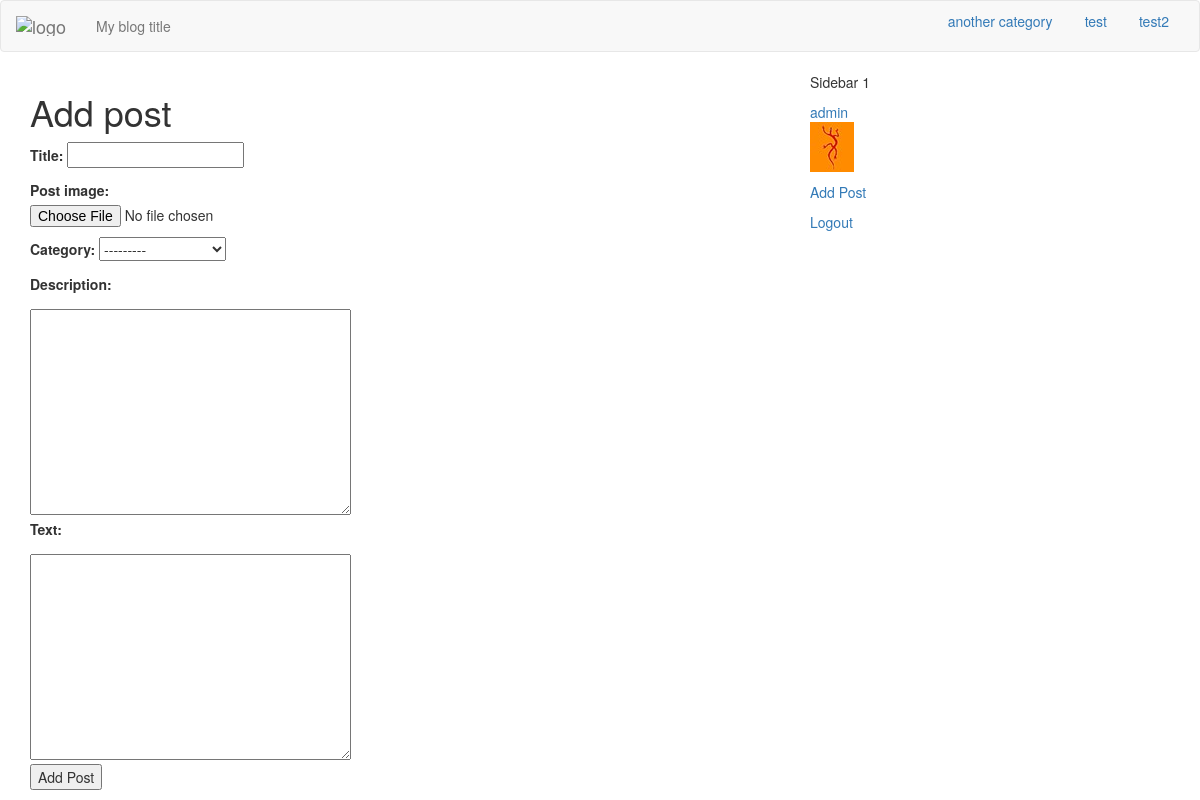
Before: /add-post/ (signed in) with the older database file.
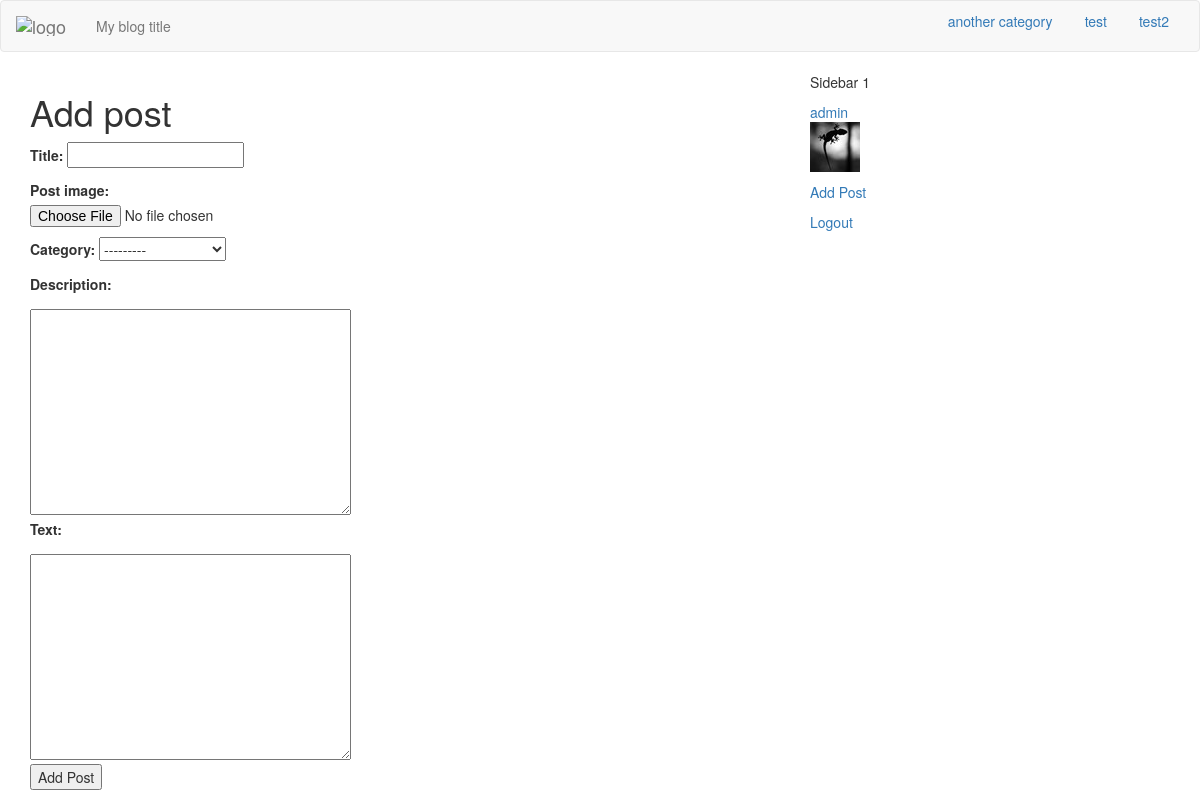
After: the same page with the newer database file.
### blog/models.py (models this page shows, shortened)
class myUser(AbstractBaseUser):
    index_together = [
    ["id", "username"],
    ]
    username = models.CharField("Username", max_length=30,
                                blank=False,
                                unique=True)
    avatar = ProcessedImageField(upload_to='avatars',
                                 processors=[ResizeToFit(50, 50)],
                                 format='JPEG',
                                 options={'quality': 90}, blank=True)
    email = models.EmailField(unique=True, blank=False)
    is_active = models.BooleanField("Is active", default=True)
    is_it_staff = models.BooleanField("Is stuff", default=False)
    is_it_superuser = models.BooleanField("Is admin", default=False)
    last_login = models.DateTimeField(auto_now=True)
    date_joined = models.DateTimeField(auto_now_add=True)
    REQUIRED_FIELDS = ['email',]
    USERNAME_FIELD = 'username'
    objects = MyUserManager()
    def get_avatar(self):
        return mark_safe('<img src="%s" class ="img-responsive"/>'\
                         % (self.avatar.url))
    get_avatar.short_description = 'Current avatar'

### blog/views.py (the view)
# urls.py: url(r'^add-post/$', views.add_post, name='add_post'),
@login_required
def add_post(request):
    if request.method == 'POST':
        form = AddPostForm(request.POST, request.FILES)
        if form.is_valid():
            form.save()
    form = AddPostForm()
    return render(request, 'add_post.html', { 'form': form,
                                             'cat_list': cat_list})

### blog/forms.py
class AddPostForm(forms.ModelForm):
    class Meta:
        model = Post
        fields = ('title', 'post_image', 'category', 'description','text')

### blog/authentication.py (called while the page is built)
    def get_user(self, user_id):
        try:
            return User.objects.get(pk=user_id)
        except User.DoesNotExist:
            return None

### blog/models.py (called while the page is built)
    def __str__(self):
        return self.name

### templates/add_post.html (shortened to what this page needs)
{% extends "index.html" %}
{% block content %}
<h1>Add post</h1>
<form action="{% url 'add_post' %}" method="post" enctype="multipart/form-data">
<div class="form-row">
  <p>
    {{ form.title.label_tag }} {{ form.title }}
  </p>
</div>
<div class="form-row">
  <p>
    {{ form.post_image.label_tag }} {{ form.post_image }}
  </p>
</div>
<div class="form-row">
  <p>
    {{ form.category.label_tag }} {{ form.category }}
  </p>
</div>
<div class="form-row">
  <p>
    {{ form.description.label_tag }}
  </p> {{ form.description }}
</div>
<div class="form-row">
  <p>
    {{ form.text.label_tag }}
  </p> {{ form.text }}
</div>
<input type="submit" value="Add Post" />
</form>
{% endblock %}

### templates/index.html (shortened to what this page needs)
{% load staticfiles %}
<!DOCTYPE html>
<html>
<head>
<link rel="stylesheet" href="/static/css/backtotop.css" type="text/css">
<link rel="stylesheet" href="/static/css/bootstrap.min.css" type="text/css" />
<link rel="stylesheet" href="/static/css/custom.css" type="text/css" />
</head>
<body>
  <div class="navbar navbar-default">
    <div class="container-fluid">
      <div class="navbar-header">
        <a class="navbar-brand" href="{{ request.scheme }}://{{ request.get_host }}">
          <img alt="logo" src="#" /></a>
        <p class="navbar-text">
          My blog title
        </p>
      </div>
      <ul class="nav nav-pills pull-right">
        {% for cat in cat_list %}
          {% if category and cat|slugify == category %}
            <li role="presentation" class="active">
            <a href="{{ request.scheme }}://{{ request.get_host }}/{{ cat|slugify }}">
              {{ cat }}</a></li>
          {% else %}
            <li role="presentation">
            <a href="{{ request.scheme }}://{{ request.get_host }}/{{ cat|slugify }}">
              {{ cat }}</a></li>
          {% endif %}
        {% endfor %}
      </ul>
    </div>
  </div>
<div class="container">
<div class="row">
  <div class="col-md-4 pull-right sidebar">
    <div class="sidebar1">
      <p>
        Sidebar 1<br />
      {% if user.is_authenticated %}
        <p><a href="{% url 'dashboard' %}">{{ user.username }}
                              {% if user.avatar %}
                              {{ user.get_avatar}}
                              {% endif %}</a></p>
        <p><a href="{% url 'add_post' %}">Add Post</a></p>
        <p><a href="{% url 'logout' %}">Logout</a></p>
      {% else %}
        <p><a href="{% url 'signup' %}">Register</a></p>
        <p><a href="{% url 'login' %}">Login</a></p>
      {% endif %}
      </p>
    </div>
  </div>
<div class="col-md-8 main">
<div class="content">
  {% block content %}
  {% endblock %}
</div>
</div>
</div>
</div>
</body>
</html>

Changed rows visible on the page:
changed myUser "admin": get_avatar: a different picture
